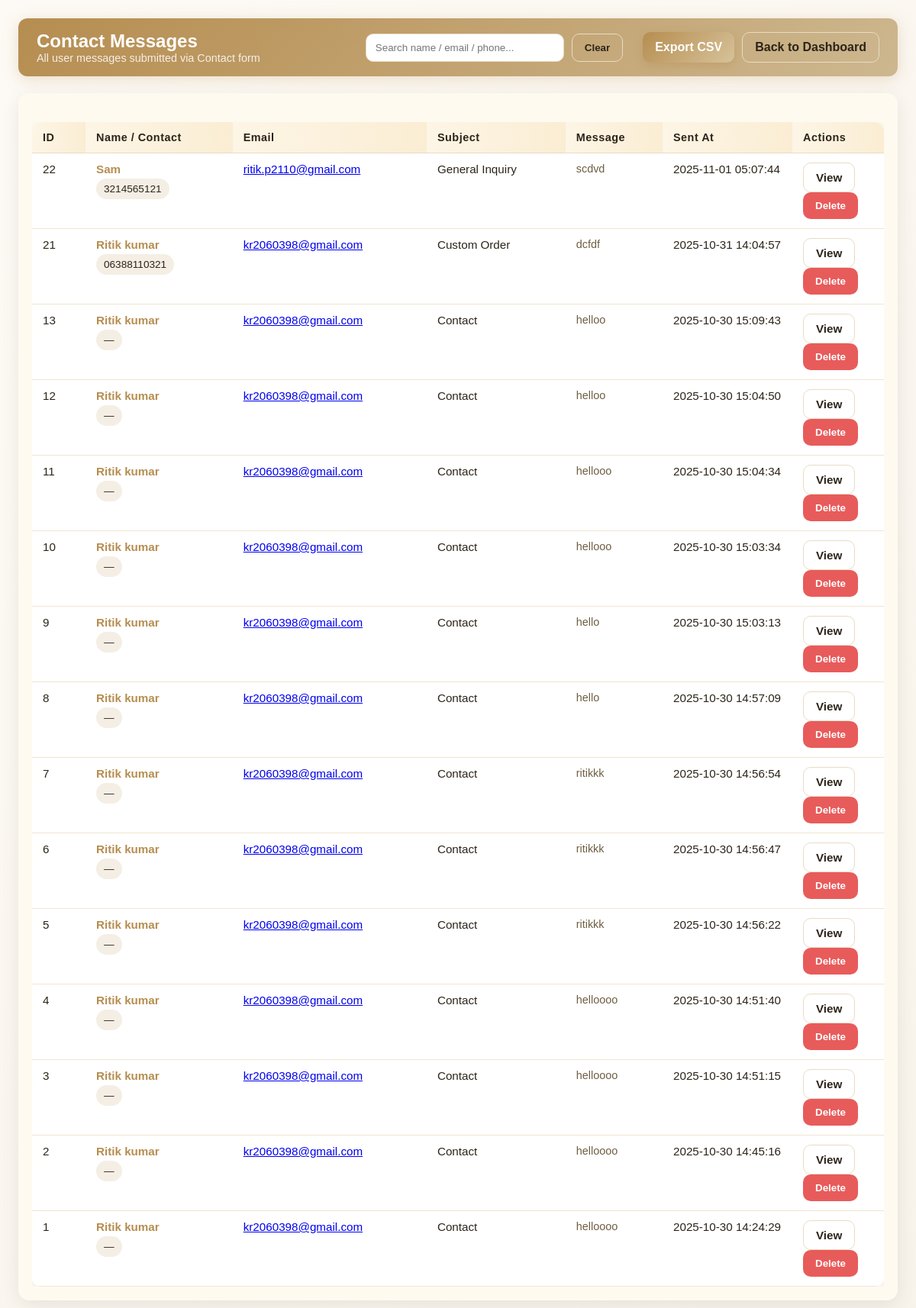
/admin/messages.php (signed in), run on the app's committed database.
### tables this page shows
CREATE TABLE `contact_messages` (
  `id` int(11) NOT NULL,
  `name` varchar(100) NOT NULL,
  `email` varchar(150) NOT NULL,
  `phone` varchar(20) DEFAULT NULL,
  `subject` varchar(200) DEFAULT 'Contact',
  `message` text NOT NULL,
  `sent_at` datetime DEFAULT current_timestamp()
);

### admin/messages.php (the view, shortened to what this page needs)
<?php
require_once __DIR__ . '/../includes/db.php';
$res = $conn->query("SELECT id, name, email, phone, subject, message, sent_at FROM contact_messages ORDER BY id DESC");
$messages = $res->fetch_all(MYSQLI_ASSOC);
?>
<!doctype html>
<html lang="en">
<head>
</head>
<body>
<header class="admin-top">
  <div class="top-left">
    <h1>Contact Messages</h1>
    <div class="small-muted">All user messages submitted via Contact form</div>
  </div>
  <div class="top-actions">
    <div class="controls">
      <input id="searchBox" class="search-input" placeholder="Search name / email / phone..." />
      <button class="btn ghost" onclick="clearSearch()">Clear</button>
    </div>
    <div style="display:flex; gap:10px; margin-left:12px;">
      <a href="messages.php?export=csv" class="btn primary" title="Export CSV">Export CSV</a>
      <a href="index.php" class="btn ghost">Back to Dashboard</a>
    </div>
  </div>
</header>
<main class="panel">
  <?php if (empty($messages)): ?>
    <div class="empty-state">
      <strong>No messages found.</strong><br>
      There are no contact messages yet.
    </div>
  <?php else: ?>
    <div class="table-wrap">
      <table class="messages-table" id="messagesTable">
        <thead>
          <tr>
            <th style="width:70px">ID</th>
            <th>Name / Contact</th>
            <th>Email</th>
            <th>Subject</th>
            <th>Message</th>
            <th style="width:170px">Sent At</th>
            <th style="width:120px">Actions</th>
          </tr>
        </thead>
        <tbody>
          <?php foreach ($messages as $m): ?>
            <tr>
              <td><?= (int)$m['id'] ?></td>
              <td>
                <div class="msg-subject"><?= htmlspecialchars($m['name']) ?></div>
                <div class="small-muted"><span class="pill"><?= htmlspecialchars($m['phone'] ?: '—') ?></span></div>
              </td>
              <td><a href="mailto:<?= htmlspecialchars($m['email']) ?>"><?= htmlspecialchars($m['email']) ?></a></td>
              <td><?= htmlspecialchars($m['subject'] ?: 'Contact') ?></td>
              <td><div class="msg-body"><?= nl2br(htmlspecialchars($m['message'])) ?></div></td>
              <td class="small-muted"><?= htmlspecialchars($m['sent_at']) ?></td>
              <td>
                <a class="btn ghost" href="view_message.php?id=<?= (int)$m['id'] ?>">View</a>
                <form action="delete_message.php" method="POST" style="display:inline;" onsubmit="return confirm('Delete this message?');">
                  <button type="submit" class="btn btn-delete">Delete</button>
                </form>
              </td>
            </tr>
          <?php endforeach; ?>
        </tbody>
      </table>
    </div>
  <?php endif; ?>
</main>
</body>
</html>

### admin/messages.php (style rules this page uses)
:root { --candle-gold: #b68d50; --cream-bg: #fdfaf5; --soft-panel: #fffaf0; --muted-text: #6e5e42; --text-dark: #2c2419; --border: #e9dcc3; --hover-bg: #f6eee3; }
* { box-sizing: border-box; font-family: 'Poppins', sans-serif; }
body { margin: 0; padding: 24px; background: linear-gradient(135deg, #fdfaf5, #f8f3ea); color: var(--text-dark); }
header.admin-top { display: flex; gap: 12px; align-items: center; justify-content: space-between; margin-bottom: 22px; background: linear-gradient(135deg, #b68d50, #cdb78f); padding: 16px 24px; border-radius: 12px; box-shadow: 0 4px 20px rgba(182, 141, 80, 0.25); color: #fff; }
.top-left h1 { font-size: 1.5rem; margin: 0; color: #fff; }
.top-left .small-muted { color: rgba(255, 255, 255, 0.85); font-size: 0.9rem; }
.top-actions { display: flex; gap: 14px; align-items: center; flex-wrap: wrap; }
.btn { padding: 10px 16px; border-radius: 10px; font-weight: 600; text-decoration: none; border: none; cursor: pointer; display: inline-flex; align-items: center; gap: 6px; transition: all 0.3s ease; }
.btn.primary { background: linear-gradient(135deg, #b68d50, #d7c29a); color: #fff; box-shadow: 0 4px 12px rgba(182, 141, 80, 0.4); }
.btn.ghost { background: transparent; color: var(--text-dark); border: 1px solid var(--border); }
.btn-delete { background: #e85b5b; color: #fff; }
.panel { background: var(--soft-panel); border-radius: 14px; padding: 18px; box-shadow: 0 6px 25px rgba(0, 0, 0, 0.08); overflow: auto; }
.controls { display: flex; gap: 10px; align-items: center; }
.search-input { padding: 10px 12px; border-radius: 10px; border: 1px solid var(--border); width: 260px; background: #fff; color: var(--text-dark); }
.table-wrap { margin-top: 20px; width: 100%; overflow: auto; }
table.messages-table { width: 100%; border-collapse: collapse; min-width: 900px; background: #fff; border-radius: 12px; overflow: hidden; box-shadow: 0 3px 18px rgba(0, 0, 0, 0.06); }
.messages-table thead th { text-align: left; padding: 12px 14px; background: linear-gradient(90deg, #fdf5e6, #faedd3); color: var(--text-dark); font-size: 0.9rem; letter-spacing: 0.5px; border-bottom: 1px solid var(--border); }
.messages-table tbody tr { border-bottom: 1px solid #f0e6d2; transition: all 0.25s ease; }
.messages-table td { padding: 12px 14px; vertical-align: top; font-size: 0.95rem; color: var(--text-dark); }
.msg-subject { font-weight: 600; color: var(--candle-gold); margin-bottom: 4px; }
.msg-body { color: var(--muted-text); font-size: 0.9rem; white-space: pre-wrap; max-width: 560px; }
.pill { display: inline-block; padding: 6px 10px; border-radius: 999px; background: rgba(182, 141, 80, 0.15); color: var(--text-dark); font-size: 0.85rem; margin-right: 6px; }

### data on the page
contact_messages: id "22", name "Sam", phone "3214565121", email "ritik.p2110@gmail.com", subject "General Inquiry", message "scdvd", sent_at "2025-11-01 05:07:44"
contact_messages: id "21", name "Ritik kumar", phone "06388110321", email "kr2060398@gmail.com", subject "Custom Order", message "dcfdf", sent_at "2025-10-31 14:04:57"
contact_messages: id "13", name "Ritik kumar", phone "—", email "kr2060398@gmail.com", subject "Contact", message "helloo", sent_at "2025-10-30 15:09:43"
contact_messages: id "12", name "Ritik kumar", phone "—", email "kr2060398@gmail.com", subject "Contact", message "helloo", sent_at "2025-10-30 15:04:50"
contact_messages: id "11", name "Ritik kumar", phone "—", email "kr2060398@gmail.com", subject "Contact", message "hellooo", sent_at "2025-10-30 15:04:34"
contact_messages: id "10", name "Ritik kumar", phone "—", email "kr2060398@gmail.com", subject "Contact", message "hellooo", sent_at "2025-10-30 15:03:34"
contact_messages: id "9", name "Ritik kumar", phone "—", email "kr2060398@gmail.com", subject "Contact", message "hello", sent_at "2025-10-30 15:03:13"
contact_messages: id "8", name "Ritik kumar", phone "—", email "kr2060398@gmail.com", subject "Contact", message "hello", sent_at "2025-10-30 14:57:09"
contact_messages: id "7", name "Ritik kumar", phone "—", email "kr2060398@gmail.com", subject "Contact", message "ritikkk", sent_at "2025-10-30 14:56:54"
contact_messages: id "6", name "Ritik kumar", phone "—", email "kr2060398@gmail.com", subject "Contact", message "ritikkk", sent_at "2025-10-30 14:56:47"
contact_messages: id "5", name "Ritik kumar", phone "—", email "kr2060398@gmail.com", subject "Contact", message "ritikkk", sent_at "2025-10-30 14:56:22"
contact_messages: id "4", name "Ritik kumar", phone "—", email "kr2060398@gmail.com", subject "Contact", message "helloooo", sent_at "2025-10-30 14:51:40"
contact_messages: id "3", name "Ritik kumar", phone "—", email "kr2060398@gmail.com", subject "Contact", message "helloooo", sent_at "2025-10-30 14:51:15"
contact_messages: id "2", name "Ritik kumar", phone "—", email "kr2060398@gmail.com", subject "Contact", message "helloooo", sent_at "2025-10-30 14:45:16"
contact_messages: id "1", name "Ritik kumar", phone "—", email "kr2060398@gmail.com", subject "Contact", message "helloooo", sent_at "2025-10-30 14:24:29"
